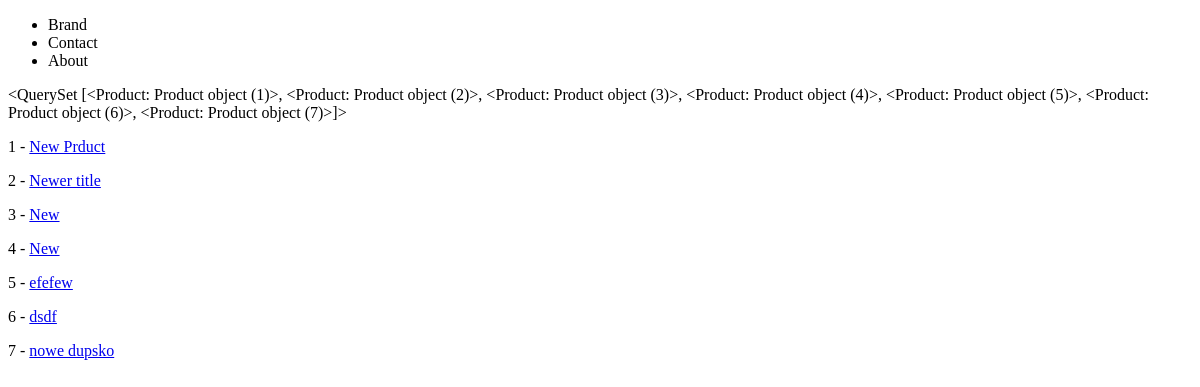
Before: /products/ with the older database file.
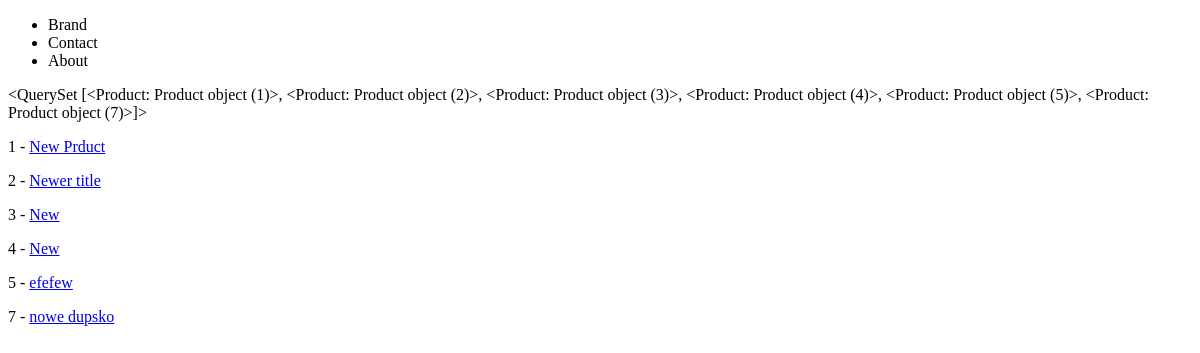
After: the same page with the newer database file.
### products/models.py (models this page shows)
class Product(models.Model):
    title = models.CharField(max_length= 120)
    description = models.TextField(blank=True, null=True)
    price = models.DecimalField(decimal_places=2, max_digits=10000)
    summary = models.TextField(blank=False, null=False)
    featured = models.BooleanField(default=False)
    def get_absolute_url(self):
        return reverse("products:product",kwargs={"my_id":self.id})

### products/views.py (the view)
# urls.py: path('', product_list_view, name='product-list'),
def product_list_view(request):
    queryset = Product.objects.all()
    context = {
        'object_list':queryset
    }
    return render(request, 'products/product_list.html', context)

### products/templates/products/product_list.html
{% extends 'base.html' %}
{% block content %}
{{object_list}}
{% for instance in object_list %}
    <p>{{instance.id}} - <a href='{{instance.get_absolute_url}}'>{{instance.title}}</a></p>
{% endfor %}
{% endblock %}

Changed rows visible on the page:
removed Product: id "6", title "dsdf"
computed for Product "New Prduct": id "…(5)>, <Product: Product object (6)>, <Product: Product object (7)>]>" → "…(5)>, <Product: Product object (7)>]>"
